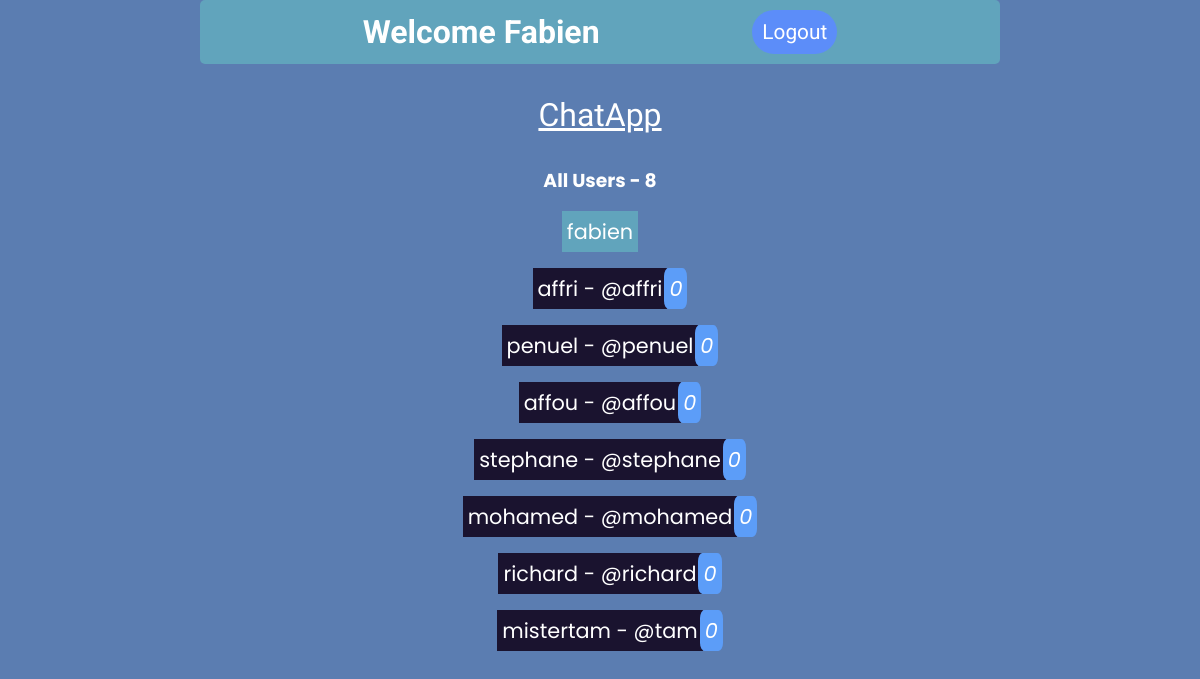
Page /page/home.php (signed in) on the committed database.
### tables this page shows
CREATE TABLE `users` (
  `id` int(11) NOT NULL,
  `fullname` varchar(255) NOT NULL,
  `pseudo` varchar(255) NOT NULL,
  `password` varchar(255) NOT NULL
);

### page/home.php (the view, shortened to what this page needs)
<?php
require '../dbconnect.php';
$db = $pdo;
?>
<!DOCTYPE html>
<html lang="en">
<head>
    <link rel="stylesheet" href="../css/style.css">
</head>
<body>
    <div class="container">
        <div class="top">
            <h1>Welcome <?php echo ucwords($_SESSION["name"]); ?></h1>
            <a href="logout.php" class="logout">Logout</a>
        </div>
        <h1 class="title">ChatApp</h1>
        <div class="section" >
            <?php
                $users = $db->query("SELECT * FROM users");
                $users->execute();
                $users = $users->fetchAll();
                function notif($userId, $otherId){
                    global $db;
                    $notif = $db->query("SELECT * FROM messages WHERE toUser = '".$userId."' AND messages.fromUser = '".$otherId."' AND see = 0");
                    $notif->execute();
                    $notif = $notif->fetchAll();
                    return count($notif);
                }
            ?>
            <?php if(!empty($users)): ?>
            <ul id="box">
                <h3>All Users - <?= count($users);?></h3>
                <?php foreach($users as $user):?>
                    <?php if($user["id"] != $_SESSION["id"]):?>
                        <li><a class="otherUser" href="home.php?user=<?=$user['id'];?>"><?=$user['fullname']." - @".$user['pseudo'];?><em class="notif"><?= notif($_SESSION["id"],$user['id']) ;?></em></a></li>
                    <?php else:?>
                        <li><a class="user" href="#"><?=$user['fullname'];?></a></li>
                    <?php endif;?>
                <?php endforeach;?>
            </ul>
            <?php endif;?>
        </div>
    </div>
</body>
</html>

### css/style.css (style rules this page uses)
html { scroll-behavior: smooth; }
* { margin: 0; padding: 0; box-sizing: border-box; }
body { width: 100%; min-height: 100vh; background-color: #5B7DB1; }
.container { width: 90%; min-height: 100vh; display: flex; justify-content: center; align-items: center; flex-direction: column; margin: 0 auto; }

### page/home.php (style rules this page uses)
.container { justify-content: space-between; min-height: 15vh; gap: 2em; max-width: 800px; width: 100%; }
a { text-decoration: none; color: white; padding: 5px 5px; display: inline-block; font-size: 1.3em; text-align: center; }
.top { padding: 10px; border-radius: 5px; display: flex; align-items: center; justify-content: space-evenly; color: white; width: 100%; background-color: #61A4BC; font-family: Roboto , serif; }
.logout { background-color: #5c8df9; padding: 10px; border-radius: 50px; transition: all 0.1s; }
.title { font-family: 'Rubik Moonrocks',serrif; font-weight: 400; text-decoration: underline; color: white; }
.section { display: flex; flex-direction: column; align-items: center; gap: 1em; width: 100%; max-width: 500px; margin: 0 auto; font-family: Poppins, serif; }
.section h3 { color: white; }
ul { display: flex; flex-direction: column; min-height: 100px; justify-content: space-around; list-style-type: none; width: 90%; margin: auto; align-items: center; gap: 1em; }
.user { background-color: #61A4BC; width: 100%; max-width: 300px; }
.otherUser { background-color: #1A132F; min-width: 100%; max-width: 300px; transition: all 0.1s; position: relative; }
.notif { background-color: #5c9df8; min-width:10px; min-height:10px; padding: 5px; position: absolute; border-radius: 20%; top: 0px; right: -20px; }

### rows in the picture
users: fullname "fabien"
users: fullname "affri", pseudo "affri", id "0"
users: fullname "penuel", pseudo "penuel", id "0"
users: fullname "affou", pseudo "affou", id "0"
users: fullname "stephane", pseudo "stephane", id "0"
users: fullname "mohamed", pseudo "mohamed", id "0"
users: fullname "richard", pseudo "richard", id "0"
users: fullname "mistertam", pseudo "tam", id "0"

### other values in the picture
$_SESSION["name"] "Fabien"
count($users) "8"
